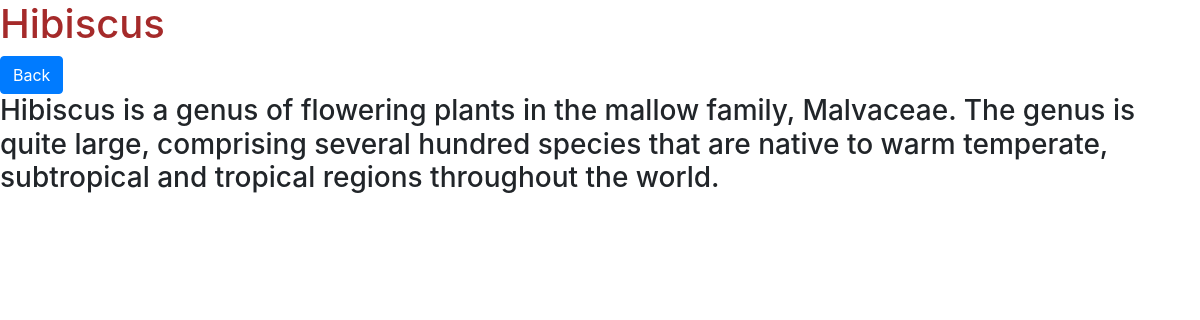
The app's page /flower/1 with its own data.
### djangoapp/models.py (models this page shows, shortened)
class Post(models.Model):
    title = models.CharField(max_length=255,default='',blank=True)
    description = models.TextField()
    class Meta:
        verbose_name_plural ="Flowers"

### djangoapp/views.py (the view)
# urls.py: path('flower/<id>',views.PaginationData,name='PaginationData'),
def PaginationData(request,id):
    posts = Post.objects.get(id=id)
    return render(request, 'djangoapp/post.html', {'posts': posts})

### djangoapp/templates/djangoapp/post.html (shortened to what this page needs)
<!DOCTYPE html>
<html lang="en">
<head>
    <link rel="stylesheet" href="https://stackpath.bootstrapcdn.com/bootstrap/4.5.0/css/bootstrap.min.css">
</head>
<body>
   <h1 style="color: brown;">{{posts.title}}</h1> <a class="btn btn-primary" href="{% url 'index' %}">Back</a>
   <h3>{{posts.description}}</h3>
</body>
</html>

### records on screen
Post: title "Hibiscus", description "Hibiscus is a genus of flowering plants in the mallow family, Malvaceae. The genus is quite large, comprising several hundred species that are native to warm temperate, subtropical and tropical regions throughout the world."
